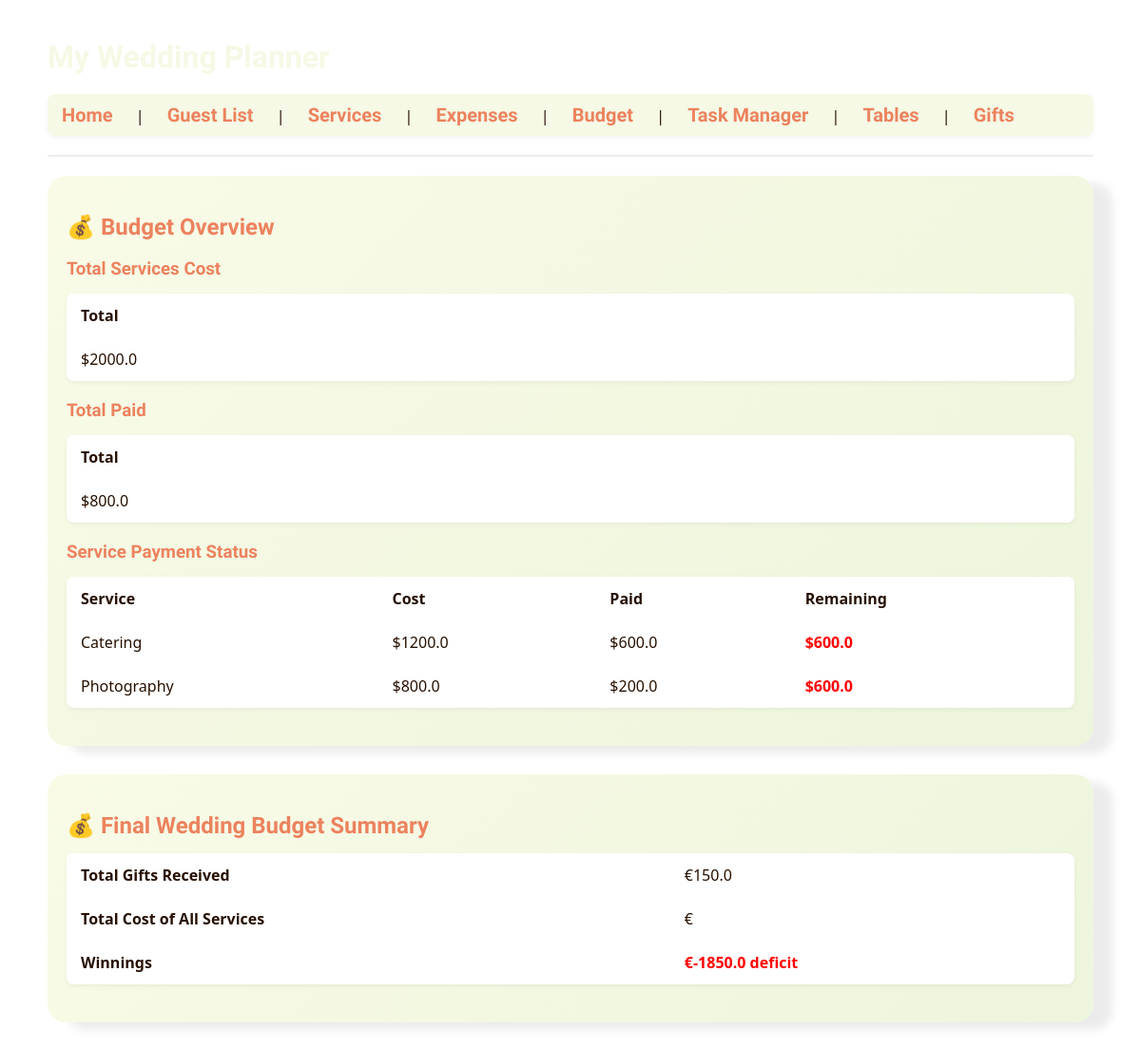
The page /budget on the database as committed earlier.
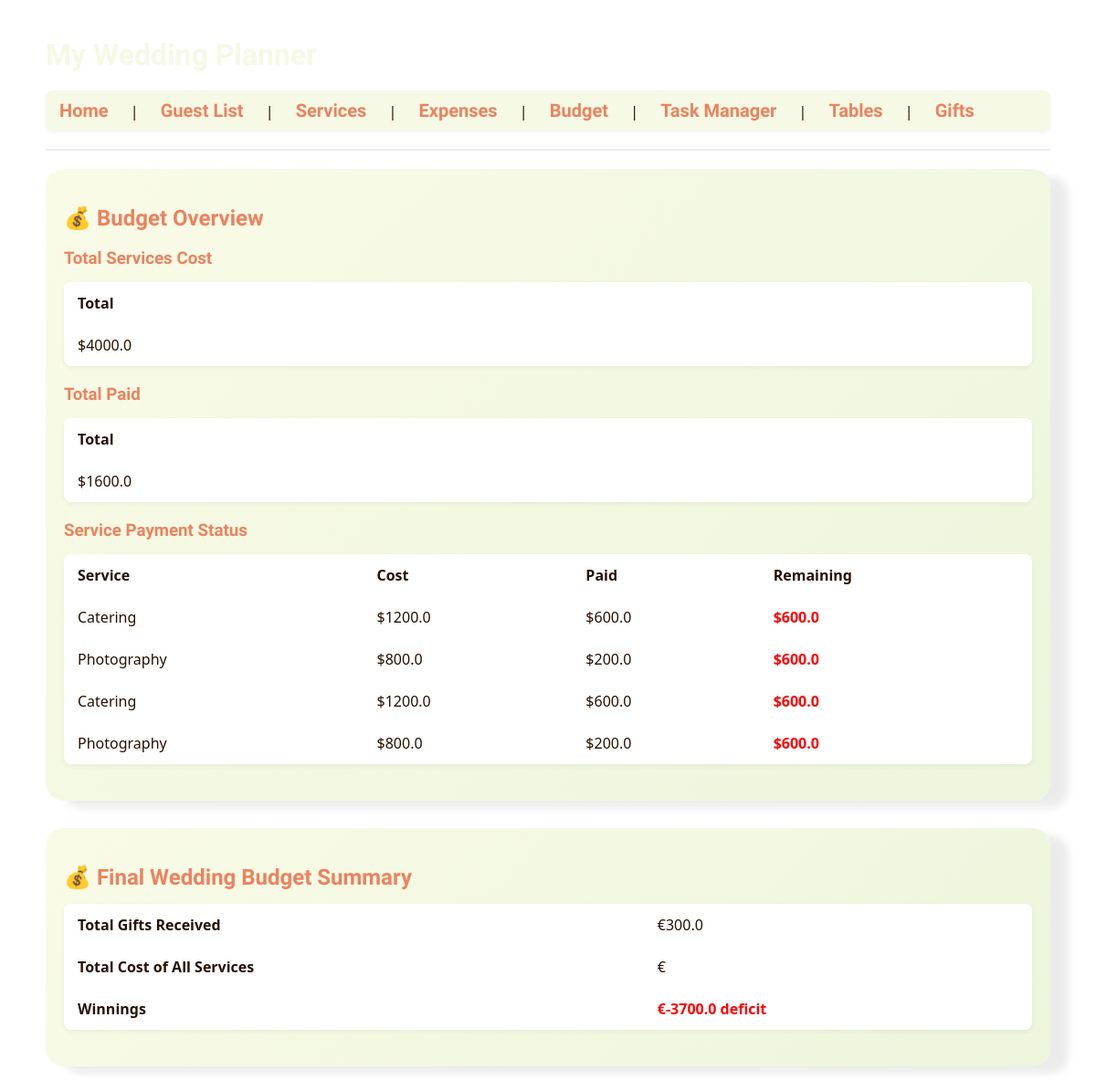
The same page on the database as committed later.
### tables this page shows
CREATE TABLE expenses (
        id INTEGER PRIMARY KEY AUTOINCREMENT,
        service TEXT,
        price REAL,
        paid REAL
    );

### app.py (the view)
@app.route('/budget')
def budget_overview():
    conn = get_db_connection()
    expenses = conn.execute('SELECT * FROM expenses').fetchall()
    guests = conn.execute('SELECT * FROM guests').fetchall()
    conn.close()
    total_cost = sum(e['price'] for e in expenses)
    total_paid = sum(e['paid'] for e in expenses)
    expenses = [
        {**dict(e), 'remaining': e['price'] - e['paid']}
        for e in expenses
    ]
    total_gifts = sum(g['gift_amount'] for g in guests)
    final_budget = total_gifts - total_cost
    return render_template('budget.html',
                           expenses=expenses,
                           total_cost=total_cost,
                           total_paid=total_paid,
                           total_gifts=total_gifts,
                           final_budget=final_budget)

### app.py (called while the page is built)
def get_db_connection():
    conn = sqlite3.connect(DB_PATH)
    conn.row_factory = sqlite3.Row
    return conn

### templates/budget.html
{% extends 'layout.html' %}
{% block content %}
<div class="content-box">
<h2>💰 Budget Overview</h2>
<h3>Total Services Cost</h3>
<table>
    <tr>
        <th>Total</th>
    </tr>
    <tr>
        <td>${{ total_cost }}</td>
    </tr>
</table>
<h3>Total Paid</h3>
<table>
    <tr>
        <th>Total</th>
    </tr>
    <tr>
        <td>${{ total_paid }}</td>
    </tr>
</table>
<h3>Service Payment Status</h3>
{% if expenses %}
<table>
    <tr>
        <th>Service</th>
        <th>Cost</th>
        <th>Paid</th>
        <th>Remaining</th>
    </tr>
    {% for e in expenses %}
    <tr>
        <td>{{ e.service }}</td>
        <td>${{ e.price }}</td>
        <td>${{ e.paid }}</td>
        <td>
            {% if e.remaining > 0 %}
                <strong style="color:red">${{ e.remaining }}</strong>
            {% else %}
                <span style="color:green">Paid</span>
            {% endif %}
        </td>
    </tr>
    {% endfor %}
</table>
{% else %}
<p>No expenses recorded yet.</p>
{% endif %}
</div>
<div class="content-box">
<h2>💰 Final Wedding Budget Summary</h2>
<table>
  <tr>
    <th>Total Gifts Received</th>
    <td>€{{ total_gifts }}</td>
  </tr>
  <tr>
    <th>Total Cost of All Services</th>
    <td>€{{ total_services_cost }}</td>
  </tr>
  <tr>
    <th>Winnings</th>
    <td>
      {% if final_budget >= 0 %}
        <span style="color: green; font-weight: bold;">
          €{{ final_budget }} surplus
        </span>
      {% else %}
        <span style="color: red; font-weight: bold;">
          €{{ final_budget }} deficit
        </span>
      {% endif %}
    </td>
  </tr>
</table>
</div>
{% endblock %}

Rows that differ between the two databases and show on the page:
added expenses: service "Catering", price "1200.0", paid "600.0", remaining "600.0"
added expenses: service "Photography", price "800.0", paid "200.0", remaining "600.0"
Other text that changed with them:
{{ total_cost }}: "2000.0" → "4000.0"
{{ total_paid }}: "800.0" → "1600.0"
{{ total_gifts }}: "150.0" → "300.0"
{{ final_budget }}: "-1850.0" → "-3700.0"
